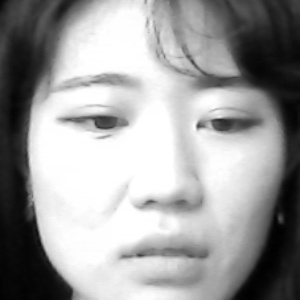
#> input picture python_openCV/faces_learning/202046010_jiwon/202046010_11.jpg, 300 x 300 px
$ python -i facial_recognition3.py   (imports and definitions only)
#> lines starting #> are read from the running program, lines starting #| are printed output that depends on the picture; after the words box and inside, x2 and y2 are one past the last pixel; in counts of white or black regions, pixels touching at a corner belong together
#> further down, picture is the input picture: shape (300, 300, 3); min 0, max 255, mean 156.7
import cv2
import numpy as np
import pymysql
import sys
from os import listdir
from os.path import isdir, isfile, join
from datetime import datetime
import time

# 얼국 인식용 xml 파일
face_classifier = cv2.CascadeClassifier(r'C:\Users\jeonjiwon\Desktop\machine_learning\haarcascade_frontalface_default.xml')
folderUrl = r'C:\Users\jeonjiwon\Desktop\machine_learning\faces_learning'
# 사용자 얼굴 학습
# [53 lines left out: functions train, trains, not called in this run]

#얼굴 검출
def face_detector(img, size = 0.5):
#> called with size = 0.5
        gray = cv2.cvtColor(img, cv2.COLOR_BGR2GRAY)
        faces = face_classifier.detectMultiScale(gray, 1.3, 5)
#> faces = [[26, 19, 255, 255]]

        if faces is():
            return img, []

        for(x,y,w,h) in faces:
            cv2.rectangle(img, (x, y), (x+w, y+h), (0,255,255), 2)
            roi = img[y:y+h, x:x+w]
            roi = cv2.resize(roi, (200, 200))
#> this loop made 1 pass
#> pass 1, in face_detector, `roi = img[y:y+h, x:x+w]`:
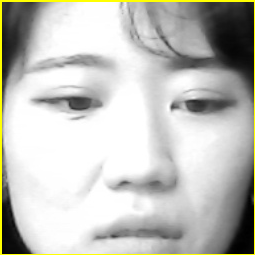
#> roi: shape (255, 255, 3); mean B, G, R 186.3, 192.2, 192.2
#> pass 1, in face_detector, `roi = cv2.resize(roi, (200, 200))`:
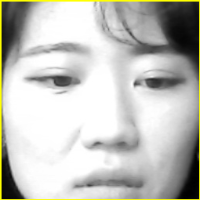
#> roi: shape (200, 200, 3); mean B, G, R 186.1, 192.3, 192.3
#> after the loop:
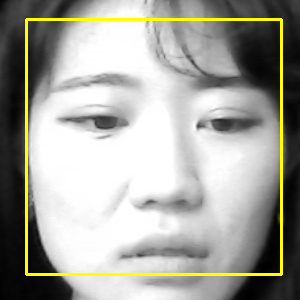
#> img: shape (300, 300, 3); 3.4% of pixels changed, all inside (x1, y1, x2, y2) = (25, 18, 283, 276)

        return img, roi   #검출된 좌표에 사각 박스 그리고(img), 검출된 부위를 잘라(roi) 전달

# 인식 시작
# [94 lines left out: function run, not called in this run]

# [5 lines not run here, left out]

>>> import cv2
>>> picture = cv2.imread('faces_learning/202046010_jiwon/202046010_11.jpg')
>>> result = face_detector(picture)
